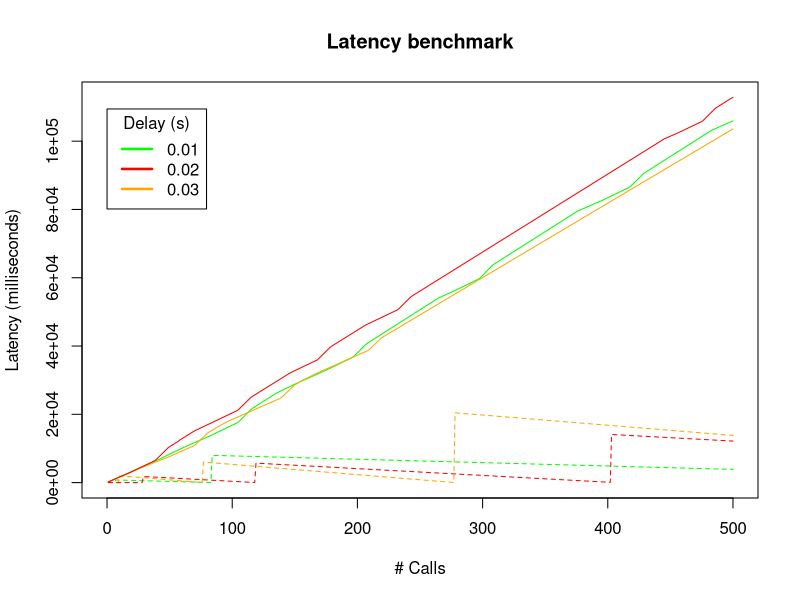

Source code (R):
pdf("plot_latency_benchmark.pdf")
plot(1, xlim=c(0L, 500L), ylim=c(0L, 112820L), type = "l", xlab = "# Calls", ylab = "Latency (milliseconds)", main = "Latency benchmark")
lines(1:500, c(186L, 347L, 509L, 670L, 830L, 995L, 1159L, 1321L, 1481L, 1642L, 
1803L, 1964L, 2127L, 2292L, 2457L, 2623L, 2789L, 2956L, 3120L, 
3285L, 3449L, 3614L, 3775L, 3935L, 4096L, 4257L, 4417L, 4579L, 
4741L, 4902L, 5067L, 5232L, 5393L, 5553L, 5715L, 5878L, 6039L, 
6199L, 6365L, 6543L, 6720L, 6897L, 7074L, 7257L, 7434L, 7612L, 
7790L, 7967L, 8145L, 8322L, 8502L, 8679L, 8856L, 9034L, 9211L, 
9389L, 9566L, 9743L, 9930L, 10107L, 10269L, 10429L, 10590L, 10750L, 
10911L, 11071L, 11232L, 11393L, 11553L, 11713L, 11874L, 12034L, 
12195L, 12356L, 12519L, 12679L, 12839L, 13000L, 13160L, 13321L, 
13481L, 13641L, 13801L, 13973L, 14151L, 14328L, 14505L, 14683L, 
14860L, 15038L, 15215L, 15393L, 15570L, 15747L, 15924L, 16102L, 
16279L, 16457L, 16634L, 16811L, 16989L, 17167L, 17344L, 17521L, 
17743L, 18106L, 18469L, 18832L, 19195L, 19558L, 19972L, 20335L, 
20698L, 21061L, 21424L, 21714L, 21947L, 22180L, 22413L, 22646L, 
22879L, 23112L, 23345L, 23578L, 23811L, 24044L, 24276L, 24509L, 
24742L, 24975L, 25208L, 25441L, 25674L, 25906L, 26139L, 26325L, 
26502L, 26681L, 26858L, 27036L, 27213L, 27391L, 27568L, 27746L, 
27924L, 28101L, 28278L, 28456L, 28634L, 28811L, 28988L, 29166L, 
29333L, 29498L, 29659L, 29820L, 29981L, 30141L, 30302L, 30463L, 
30624L, 30790L, 30955L, 31121L, 31286L, 31452L, 31618L, 31783L, 
31948L, 32113L, 32279L, 32444L, 32609L, 32776L, 32937L, 33113L, 
33291L, 33468L, 33646L, 33823L, 34001L, 34178L, 34356L, 34533L, 
34711L, 34888L, 35065L, 35243L, 35419L, 35597L, 35774L, 35952L, 
36130L, 36307L, 36485L, 36662L, 36930L, 37293L, 37656L, 38019L, 
38382L, 38745L, 39108L, 39471L, 39834L, 40197L, 40559L, 40834L, 
41068L, 41300L, 41533L, 41766L, 41999L, 42231L, 42464L, 42697L, 
42930L, 43162L, 43395L, 43628L, 43861L, 44093L, 44326L, 44559L, 
44792L, 45024L, 45258L, 45492L, 45725L, 45958L, 46191L, 46423L, 
46656L, 46888L, 47121L, 47353L, 47587L, 47819L, 48052L, 48285L, 
48518L, 48751L, 48984L, 49216L, 49449L, 49682L, 49915L, 50147L, 
50380L, 50613L, 50847L, 51079L, 51312L, 51545L, 51778L, 52011L, 
52244L, 52477L, 52710L, 52942L, 53175L, 53408L, 53641L, 53874L, 
54106L, 54286L, 54451L, 54616L, 54781L, 54943L, 55103L, 55264L, 
55426L, 55586L, 55747L, 55908L, 56079L, 56256L, 56434L, 56611L, 
56788L, 56965L, 57142L, 57320L, 57497L, 57674L, 57851L, 58028L, 
58206L, 58383L, 58567L, 58751L, 58935L, 59119L, 59303L, 59487L, 
59671L, 59949L, 60326L, 60701L, 61077L, 61453L, 61829L, 62204L, 
62580L, 62956L, 63332L, 63700L, 63943L, 64185L, 64418L, 64650L, 
64884L, 65116L, 65349L, 65582L, 65815L, 66048L, 66280L, 66513L, 
66747L, 66979L, 67212L, 67444L, 67677L, 67910L, 68143L, 68375L, 
68608L, 68841L, 69074L, 69307L, 69539L, 69772L, 70006L, 70238L, 
70470L, 70703L, 70936L, 71168L, 71401L, 71634L, 71867L, 72100L, 
72332L, 72566L, 72798L, 73031L, 73264L, 73496L, 73729L, 73962L, 
74195L, 74429L, 74662L, 74895L, 75128L, 75360L, 75593L, 75826L, 
76059L, 76292L, 76524L, 76757L, 76990L, 77222L, 77455L, 77688L, 
77921L, 78153L, 78386L, 78619L, 78852L, 79084L, 79318L, 79518L, 
79681L, 79842L, 80003L, 80164L, 80325L, 80486L, 80646L, 80807L, 
80970L, 81131L, 81293L, 81453L, 81614L, 81774L, 81934L, 82095L, 
82256L, 82415L, 82576L, 82736L, 82909L, 83086L, 83264L, 83441L, 
83618L, 83796L, 83974L, 84151L, 84329L, 84506L, 84683L, 84861L, 
85038L, 85215L, 85393L, 85570L, 85748L, 85925L, 86103L, 86280L, 
86457L, 86691L, 87054L, 87416L, 87780L, 88142L, 88505L, 88868L, 
89231L, 89594L, 89957L, 90321L, 90621L, 90854L, 91087L, 91319L, 
91551L, 91784L, 92017L, 92250L, 92482L, 92715L, 92948L, 93180L, 
93413L, 93646L, 93879L, 94112L, 94345L, 94577L, 94810L, 95043L, 
95276L, 95509L, 95742L, 95974L, 96207L, 96440L, 96673L, 96905L, 
97138L, 97371L, 97603L, 97836L, 98069L, 98302L, 98535L, 98768L, 
99000L, 99233L, 99466L, 99699L, 99932L, 100165L, 100397L, 100630L, 
100863L, 101095L, 101328L, 101561L, 101794L, 102026L, 102259L, 
102492L, 102724L, 102958L, 103191L, 103367L, 103527L, 103687L, 
103847L, 104007L, 104167L, 104327L, 104487L, 104647L, 104807L, 
104973L, 105138L, 105299L, 105460L, 105620L, 105781L, 105959L
), type = "l", col="green", pch=2, lty=1)
lines(1:500, c(53L, 44L, 33L, 24L, 14L, 5L, 767L, 758L, 749L, 740L, 730L, 
722L, 713L, 703L, 694L, 683L, 673L, 663L, 653L, 644L, 634L, 624L, 
614L, 604L, 595L, 585L, 575L, 564L, 555L, 545L, 535L, 525L, 515L, 
506L, 496L, 486L, 476L, 466L, 457L, 447L, 437L, 427L, 417L, 408L, 
398L, 388L, 377L, 367L, 358L, 348L, 338L, 327L, 317L, 308L, 298L, 
288L, 278L, 268L, 258L, 249L, 239L, 229L, 219L, 209L, 199L, 190L, 
180L, 170L, 160L, 149L, 140L, 130L, 120L, 110L, 100L, 91L, 81L, 
71L, 61L, 52L, 42L, 32L, 22L, 7982L, 7973L, 7963L, 7953L, 7943L, 
7933L, 7923L, 7913L, 7903L, 7893L, 7883L, 7874L, 7864L, 7854L, 
7844L, 7834L, 7825L, 7815L, 7805L, 7795L, 7786L, 7776L, 7766L, 
7755L, 7745L, 7736L, 7726L, 7716L, 7706L, 7696L, 7686L, 7677L, 
7667L, 7657L, 7647L, 7637L, 7628L, 7618L, 7608L, 7598L, 7587L, 
7578L, 7568L, 7558L, 7548L, 7538L, 7529L, 7519L, 7509L, 7499L, 
7490L, 7480L, 7470L, 7460L, 7450L, 7441L, 7431L, 7420L, 7410L, 
7400L, 7391L, 7381L, 7371L, 7361L, 7351L, 7341L, 7332L, 7322L, 
7312L, 7302L, 7292L, 7283L, 7273L, 7263L, 7253L, 7242L, 7232L, 
7223L, 7213L, 7203L, 7193L, 7183L, 7174L, 7164L, 7154L, 7144L, 
7134L, 7124L, 7115L, 7105L, 7095L, 7085L, 7074L, 7064L, 7055L, 
7045L, 7035L, 7025L, 7015L, 7005L, 6996L, 6986L, 6976L, 6966L, 
6956L, 6947L, 6937L, 6927L, 6917L, 6907L, 6896L, 6887L, 6877L, 
6867L, 6857L, 6847L, 6837L, 6828L, 6818L, 6808L, 6798L, 6788L, 
6778L, 6769L, 6759L, 6749L, 6739L, 6729L, 6720L, 6709L, 6699L, 
6689L, 6679L, 6669L, 6659L, 6650L, 6640L, 6630L, 6620L, 6610L, 
6600L, 6591L, 6581L, 6571L, 6561L, 6551L, 6541L, 6532L, 6522L, 
6511L, 6501L, 6491L, 6483L, 6473L, 6463L, 6453L, 6443L, 6433L, 
6423L, 6414L, 6404L, 6394L, 6384L, 6374L, 6364L, 6355L, 6345L, 
6335L, 6325L, 6315L, 6304L, 6295L, 6285L, 6275L, 6265L, 6255L, 
6245L, 6235L, 6226L, 6216L, 6206L, 6196L, 6184L, 6174L, 6165L, 
6155L, 6145L, 6135L, 6125L, 6115L, 6105L, 6096L, 6086L, 6076L, 
6066L, 6056L, 6046L, 6037L, 6027L, 6016L, 6006L, 5996L, 5986L, 
5976L, 5967L, 5957L, 5947L, 5937L, 5927L, 5917L, 5907L, 5898L, 
5888L, 5878L, 5868L, 5858L, 5848L, 5839L, 5829L, 5818L, 5808L, 
5798L, 5788L, 5779L, 5769L, 5759L, 5749L, 5739L, 5729L, 5719L, 
5710L, 5700L, 5690L, 5680L, 5670L, 5660L, 5650L, 5641L, 5630L, 
5620L, 5610L, 5600L, 5590L, 5580L, 5570L, 5561L, 5551L, 5541L, 
5531L, 5521L, 5511L, 5502L, 5492L, 5482L, 5472L, 5462L, 5452L, 
5442L, 5432L, 5422L, 5412L, 5402L, 5392L, 5382L, 5372L, 5362L, 
5353L, 5343L, 5333L, 5323L, 5313L, 5303L, 5293L, 5284L, 5274L, 
5263L, 5253L, 5243L, 5233L, 5223L, 5214L, 5204L, 5194L, 5184L, 
5174L, 5164L, 5154L, 5145L, 5135L, 5125L, 5116L, 5106L, 5096L, 
5086L, 5075L, 5065L, 5055L, 5046L, 5036L, 5026L, 5016L, 5006L, 
4996L, 4986L, 4977L, 4967L, 4957L, 4947L, 4937L, 4927L, 4917L, 
4907L, 4898L, 4888L, 4877L, 4867L, 4857L, 4847L, 4837L, 4827L, 
4818L, 4808L, 4798L, 4788L, 4778L, 4768L, 4758L, 4748L, 4739L, 
4729L, 4719L, 4709L, 4699L, 4689L, 4678L, 4668L, 4659L, 4649L, 
4639L, 4629L, 4619L, 4609L, 4599L, 4589L, 4580L, 4570L, 4560L, 
4550L, 4540L, 4530L, 4520L, 4510L, 4501L, 4491L, 4481L, 4470L, 
4460L, 4450L, 4440L, 4430L, 4421L, 4411L, 4401L, 4391L, 4380L, 
4370L, 4360L, 4350L, 4341L, 4331L, 4321L, 4311L, 4301L, 4291L, 
4280L, 4270L, 4261L, 4251L, 4241L, 4231L, 4221L, 4211L, 4201L, 
4191L, 4181L, 4172L, 4162L, 4152L, 4142L, 4132L, 4122L, 4112L, 
4102L, 4092L, 4082L, 4072L, 4062L, 4052L, 4042L, 4032L, 4022L, 
4012L, 4002L, 3993L, 3983L, 3973L, 3963L, 3953L, 3943L, 3933L, 
3923L, 3913L, 3904L, 3894L, 3883L, 3873L, 3863L), type = "l", col="green", pch=2, lty=2)
lines(1:500, c(192L, 337L, 482L, 626L, 769L, 928L, 1089L, 1250L, 1411L, 1572L, 
1733L, 1895L, 2056L, 2217L, 2378L, 2539L, 2701L, 2862L, 3023L, 
3184L, 3345L, 3506L, 3667L, 3828L, 3990L, 4151L, 4297L, 4442L, 
4591L, 4735L, 4879L, 5023L, 5167L, 5312L, 5456L, 5606L, 5749L, 
5894L, 6038L, 6181L, 6325L, 6474L, 6620L, 6763L, 6909L, 7053L, 
7196L, 7340L, 7486L, 7647L, 7808L, 7969L, 8130L, 8292L, 8453L, 
8614L, 8775L, 8936L, 9097L, 9258L, 9419L, 9581L, 9741L, 9903L, 
10064L, 10225L, 10386L, 10547L, 10709L, 10891L, 11240L, 11590L, 
11941L, 12304L, 12655L, 13006L, 13356L, 13707L, 14059L, 14409L, 
14691L, 14909L, 15126L, 15344L, 15563L, 15780L, 15998L, 16215L, 
16433L, 16650L, 16868L, 17065L, 17249L, 17435L, 17621L, 17807L, 
17992L, 18163L, 18325L, 18486L, 18647L, 18808L, 18969L, 19130L, 
19291L, 19452L, 19613L, 19776L, 19950L, 20111L, 20272L, 20434L, 
20595L, 20755L, 20917L, 21078L, 21240L, 21402L, 21563L, 21724L, 
21885L, 22046L, 22207L, 22368L, 22529L, 22701L, 22862L, 23023L, 
23184L, 23345L, 23506L, 23667L, 23828L, 23990L, 24151L, 24313L, 
24474L, 24635L, 24796L, 25144L, 25495L, 25846L, 26197L, 26547L, 
26898L, 27248L, 27599L, 27948L, 28299L, 28603L, 28823L, 29040L, 
29258L, 29476L, 29693L, 29911L, 30107L, 30293L, 30478L, 30664L, 
30849L, 31035L, 31221L, 31407L, 31592L, 31778L, 31963L, 32126L, 
32287L, 32448L, 32609L, 32772L, 32932L, 33095L, 33256L, 33418L, 
33579L, 33740L, 33901L, 34062L, 34223L, 34385L, 34546L, 34707L, 
34868L, 35029L, 35200L, 35361L, 35522L, 35683L, 35844L, 36006L, 
36167L, 36328L, 36489L, 36650L, 36811L, 36979L, 37140L, 37308L, 
37469L, 37629L, 37790L, 37951L, 38112L, 38273L, 38435L, 38596L, 
38800L, 39150L, 39501L, 39851L, 40203L, 40554L, 40905L, 41255L, 
41607L, 41958L, 42309L, 42575L, 42793L, 43011L, 43229L, 43447L, 
43664L, 43882L, 44099L, 44317L, 44535L, 44752L, 44970L, 45188L, 
45406L, 45623L, 45842L, 46077L, 46294L, 46513L, 46731L, 46949L, 
47166L, 47383L, 47601L, 47818L, 48036L, 48253L, 48471L, 48689L, 
48907L, 49124L, 49341L, 49559L, 49777L, 49994L, 50212L, 50431L, 
50649L, 50866L, 51101L, 51319L, 51536L, 51753L, 51974L, 52191L, 
52409L, 52626L, 52844L, 53061L, 53279L, 53497L, 53714L, 53932L, 
54150L, 54367L, 54585L, 54802L, 55020L, 55237L, 55455L, 55672L, 
55890L, 56107L, 56326L, 56543L, 56761L, 56978L, 57204L, 57421L, 
57651L, 57869L, 58086L, 58304L, 58522L, 58739L, 58957L, 59175L, 
59392L, 59610L, 59828L, 60045L, 60262L, 60480L, 60698L, 60916L, 
61133L, 61351L, 61569L, 61786L, 62004L, 62221L, 62438L, 62655L, 
62873L, 63090L, 63307L, 63524L, 63742L, 63959L, 64177L, 64407L, 
64624L, 64842L, 65060L, 65278L, 65496L, 65714L, 65931L, 66149L, 
66367L, 66584L, 66802L, 67019L, 67237L, 67454L, 67671L, 67889L, 
68107L, 68325L, 68542L, 68759L, 68977L, 69195L, 69412L, 69630L, 
69848L, 70065L, 70283L, 70500L, 70718L, 70935L, 71153L, 71371L, 
71588L, 71806L, 72023L, 72242L, 72460L, 72677L, 72895L, 73121L, 
73339L, 73557L, 73775L, 73994L, 74211L, 74428L, 74645L, 74863L, 
75080L, 75297L, 75514L, 75732L, 75949L, 76167L, 76384L, 76602L, 
76822L, 77040L, 77270L, 77487L, 77704L, 77921L, 78140L, 78358L, 
78575L, 78792L, 79009L, 79225L, 79442L, 79659L, 79876L, 80093L, 
80310L, 80529L, 80747L, 80965L, 81183L, 81401L, 81618L, 81835L, 
82053L, 82270L, 82488L, 82716L, 82933L, 83152L, 83369L, 83586L, 
83803L, 84020L, 84237L, 84454L, 84671L, 84888L, 85105L, 85323L, 
85547L, 85765L, 85982L, 86200L, 86417L, 86634L, 86851L, 87070L, 
87287L, 87504L, 87720L, 87937L, 88154L, 88372L, 88588L, 88806L, 
89023L, 89240L, 89459L, 89677L, 89894L, 90112L, 90329L, 90546L, 
90764L, 90981L, 91202L, 91420L, 91637L, 91854L, 92071L, 92289L, 
92506L, 92723L, 92940L, 93158L, 93376L, 93593L, 93810L, 94027L, 
94244L, 94461L, 94678L, 94895L, 95113L, 95331L, 95548L, 95766L, 
95983L, 96201L, 96418L, 96644L, 96860L, 97078L, 97295L, 97512L, 
97730L, 97947L, 98164L, 98380L, 98597L, 98815L, 99033L, 99249L, 
99467L, 99684L, 99901L, 100120L, 100337L, 100554L, 100772L, 100989L, 
101207L, 101426L, 101643L, 101860L, 102077L, 102294L, 102511L, 
102728L, 102945L, 103162L, 103379L, 103596L), type = "l", col="orange", pch=3, lty=1)
lines(1:500, c(7L, 0L, 0L, 0L, 0L, 0L, 0L, 0L, 0L, 1988L, 1958L, 1928L, 1899L, 
1870L, 1840L, 1811L, 1781L, 1751L, 1721L, 1692L, 1662L, 1632L, 
1602L, 1572L, 1542L, 1512L, 1482L, 1452L, 1422L, 1393L, 1362L, 
1332L, 1302L, 1272L, 1242L, 1212L, 1182L, 1152L, 1122L, 1092L, 
1062L, 1032L, 1002L, 972L, 943L, 913L, 883L, 853L, 823L, 793L, 
762L, 732L, 702L, 672L, 642L, 612L, 582L, 552L, 522L, 493L, 463L, 
433L, 403L, 373L, 343L, 313L, 283L, 252L, 222L, 192L, 162L, 132L, 
103L, 73L, 43L, 13L, 6017L, 5987L, 5958L, 5928L, 5898L, 5868L, 
5838L, 5808L, 5778L, 5748L, 5717L, 5687L, 5657L, 5627L, 5597L, 
5567L, 5538L, 5508L, 5478L, 5448L, 5418L, 5388L, 5358L, 5328L, 
5298L, 5268L, 5238L, 5208L, 5177L, 5147L, 5117L, 5087L, 5058L, 
5028L, 4998L, 4968L, 4938L, 4908L, 4878L, 4848L, 4818L, 4788L, 
4758L, 4728L, 4698L, 4667L, 4637L, 4608L, 4578L, 4548L, 4518L, 
4488L, 4458L, 4428L, 4398L, 4368L, 4337L, 4307L, 4277L, 4247L, 
4217L, 4186L, 4156L, 4126L, 4097L, 4067L, 4037L, 4007L, 3977L, 
3947L, 3917L, 3887L, 3857L, 3827L, 3797L, 3767L, 3737L, 3707L, 
3677L, 3646L, 3617L, 3587L, 3557L, 3527L, 3497L, 3467L, 3437L, 
3407L, 3377L, 3347L, 3317L, 3287L, 3257L, 3227L, 3197L, 3167L, 
3138L, 3108L, 3077L, 3047L, 3017L, 2987L, 2957L, 2927L, 2897L, 
2867L, 2837L, 2807L, 2777L, 2747L, 2717L, 2687L, 2658L, 2628L, 
2598L, 2568L, 2537L, 2507L, 2477L, 2447L, 2417L, 2387L, 2357L, 
2327L, 2297L, 2267L, 2237L, 2207L, 2177L, 2148L, 2118L, 2088L, 
2058L, 2028L, 1998L, 1968L, 1937L, 1907L, 1877L, 1847L, 1817L, 
1787L, 1757L, 1727L, 1697L, 1668L, 1638L, 1608L, 1578L, 1548L, 
1518L, 1488L, 1458L, 1428L, 1398L, 1368L, 1338L, 1308L, 1278L, 
1248L, 1218L, 1188L, 1158L, 1128L, 1098L, 1068L, 1038L, 1008L, 
979L, 949L, 919L, 889L, 859L, 829L, 799L, 768L, 738L, 708L, 678L, 
648L, 618L, 588L, 558L, 528L, 499L, 469L, 439L, 409L, 379L, 349L, 
319L, 289L, 259L, 229L, 199L, 169L, 139L, 108L, 78L, 48L, 19L, 
20447L, 20417L, 20387L, 20357L, 20328L, 20298L, 20268L, 20238L, 
20208L, 20179L, 20149L, 20119L, 20089L, 20059L, 20029L, 19999L, 
19969L, 19939L, 19909L, 19880L, 19850L, 19820L, 19790L, 19760L, 
19731L, 19701L, 19671L, 19641L, 19611L, 19581L, 19552L, 19522L, 
19492L, 19462L, 19432L, 19403L, 19373L, 19342L, 19312L, 19282L, 
19253L, 19223L, 19193L, 19163L, 19133L, 19104L, 19074L, 19044L, 
19014L, 18984L, 18954L, 18925L, 18895L, 18865L, 18835L, 18805L, 
18776L, 18746L, 18714L, 18684L, 18654L, 18625L, 18595L, 18565L, 
18535L, 18505L, 18475L, 18446L, 18416L, 18386L, 18356L, 18325L, 
18296L, 18266L, 18236L, 18206L, 18176L, 18146L, 18117L, 18087L, 
18057L, 18027L, 17997L, 17968L, 17938L, 17908L, 17878L, 17848L, 
17818L, 17788L, 17758L, 17728L, 17698L, 17668L, 17638L, 17609L, 
17579L, 17549L, 17519L, 17489L, 17459L, 17430L, 17400L, 17370L, 
17340L, 17310L, 17280L, 17251L, 17221L, 17191L, 17161L, 17131L, 
17100L, 17071L, 17041L, 17011L, 16981L, 16951L, 16921L, 16892L, 
16862L, 16832L, 16802L, 16772L, 16742L, 16713L, 16683L, 16653L, 
16623L, 16593L, 16563L, 16534L, 16504L, 16473L, 16443L, 16413L, 
16383L, 16353L, 16324L, 16294L, 16264L, 16234L, 16204L, 16174L, 
16145L, 16115L, 16085L, 16055L, 16025L, 15995L, 15966L, 15936L, 
15906L, 15876L, 15846L, 15816L, 15787L, 15757L, 15727L, 15697L, 
15667L, 15637L, 15607L, 15577L, 15547L, 15517L, 15487L, 15457L, 
15427L, 15397L, 15368L, 15338L, 15308L, 15278L, 15248L, 15218L, 
15189L, 15159L, 15129L, 15099L, 15069L, 15039L, 15009L, 14980L, 
14949L, 14919L, 14889L, 14859L, 14829L, 14799L, 14770L, 14740L, 
14710L, 14680L, 14650L, 14620L, 14590L, 14561L, 14531L, 14501L, 
14471L, 14441L, 14411L, 14381L, 14352L, 14322L, 14292L, 14261L, 
14231L, 14201L, 14172L, 14142L, 14112L, 14082L, 14052L, 14022L, 
13992L, 13962L, 13933L, 13903L, 13873L, 13843L, 13813L), type = "l", col="orange", pch=3, lty=2)
lines(1:500, c(202L, 364L, 527L, 688L, 845L, 1003L, 1161L, 1318L, 1478L, 1635L, 
1792L, 1954L, 2111L, 2269L, 2426L, 2586L, 2747L, 2907L, 3081L, 
3256L, 3430L, 3604L, 3779L, 3953L, 4127L, 4301L, 4475L, 4649L, 
4823L, 4997L, 5169L, 5342L, 5517L, 5693L, 5867L, 6042L, 6216L, 
6390L, 6652L, 7014L, 7376L, 7738L, 8100L, 8461L, 8823L, 9185L, 
9547L, 9909L, 10270L, 10516L, 10744L, 10973L, 11201L, 11429L, 
11657L, 11886L, 12114L, 12439L, 12668L, 12896L, 13124L, 13353L, 
13581L, 13809L, 14038L, 14266L, 14495L, 14723L, 14950L, 15166L, 
15345L, 15518L, 15692L, 15866L, 16040L, 16214L, 16387L, 16562L, 
16736L, 16910L, 17085L, 17259L, 17433L, 17607L, 17781L, 17956L, 
18130L, 18305L, 18480L, 18655L, 18831L, 19005L, 19179L, 19354L, 
19528L, 19703L, 19878L, 20051L, 20226L, 20400L, 20575L, 20749L, 
20923L, 21097L, 21368L, 21729L, 22091L, 22453L, 22814L, 23176L, 
23537L, 23899L, 24260L, 24622L, 24982L, 25219L, 25448L, 25676L, 
25904L, 26133L, 26362L, 26590L, 26818L, 27047L, 27275L, 27503L, 
27732L, 27960L, 28189L, 28417L, 28645L, 28873L, 29102L, 29330L, 
29559L, 29787L, 30015L, 30244L, 30472L, 30701L, 30929L, 31158L, 
31385L, 31614L, 31842L, 32060L, 32264L, 32438L, 32613L, 32788L, 
32962L, 33138L, 33312L, 33487L, 33662L, 33837L, 34011L, 34186L, 
34360L, 34534L, 34708L, 34882L, 35057L, 35231L, 35405L, 35579L, 
35754L, 35936L, 36298L, 36660L, 37022L, 37383L, 37745L, 38106L, 
38467L, 38829L, 39190L, 39552L, 39855L, 40083L, 40312L, 40540L, 
40769L, 40997L, 41225L, 41454L, 41682L, 41910L, 42139L, 42367L, 
42594L, 42823L, 43051L, 43280L, 43508L, 43736L, 43964L, 44193L, 
44422L, 44650L, 44878L, 45107L, 45335L, 45563L, 45792L, 46020L, 
46222L, 46406L, 46580L, 46755L, 46928L, 47103L, 47277L, 47451L, 
47625L, 47799L, 47974L, 48149L, 48324L, 48499L, 48673L, 48848L, 
49022L, 49196L, 49370L, 49544L, 49719L, 49894L, 50068L, 50242L, 
50415L, 50590L, 50885L, 51247L, 51609L, 51970L, 52332L, 52714L, 
53075L, 53436L, 53797L, 54157L, 54504L, 54733L, 54962L, 55190L, 
55419L, 55648L, 55876L, 56104L, 56333L, 56562L, 56790L, 57019L, 
57247L, 57476L, 57704L, 57933L, 58161L, 58390L, 58618L, 58847L, 
59075L, 59304L, 59532L, 59760L, 59989L, 60217L, 60446L, 60674L, 
60903L, 61131L, 61360L, 61588L, 61816L, 62045L, 62273L, 62501L, 
62730L, 62959L, 63187L, 63416L, 63644L, 63872L, 64101L, 64329L, 
64558L, 64786L, 65015L, 65243L, 65471L, 65699L, 65928L, 66155L, 
66384L, 66612L, 66840L, 67069L, 67297L, 67526L, 67755L, 67983L, 
68212L, 68440L, 68668L, 68897L, 69126L, 69355L, 69582L, 69811L, 
70039L, 70267L, 70496L, 70724L, 70952L, 71181L, 71409L, 71637L, 
71865L, 72094L, 72323L, 72552L, 72780L, 73008L, 73236L, 73464L, 
73693L, 73921L, 74150L, 74378L, 74606L, 74834L, 75063L, 75291L, 
75520L, 75748L, 75976L, 76204L, 76432L, 76661L, 76890L, 77118L, 
77346L, 77575L, 77803L, 78031L, 78260L, 78488L, 78717L, 78945L, 
79174L, 79402L, 79631L, 79859L, 80087L, 80316L, 80543L, 80771L, 
80999L, 81228L, 81458L, 81686L, 81914L, 82142L, 82371L, 82599L, 
82828L, 83056L, 83284L, 83513L, 83741L, 83969L, 84198L, 84426L, 
84654L, 84883L, 85111L, 85340L, 85568L, 85796L, 86025L, 86253L, 
86481L, 86709L, 86938L, 87166L, 87395L, 87624L, 87852L, 88081L, 
88309L, 88538L, 88766L, 88995L, 89223L, 89452L, 89680L, 89909L, 
90137L, 90366L, 90595L, 90823L, 91051L, 91280L, 91508L, 91737L, 
91965L, 92193L, 92421L, 92649L, 92878L, 93106L, 93335L, 93563L, 
93791L, 94020L, 94248L, 94476L, 94705L, 94933L, 95162L, 95391L, 
95620L, 95848L, 96076L, 96305L, 96533L, 96762L, 96990L, 97218L, 
97447L, 97675L, 97903L, 98132L, 98360L, 98588L, 98817L, 99045L, 
99273L, 99502L, 99731L, 99959L, 100187L, 100461L, 100661L, 100825L, 
100982L, 101138L, 101300L, 101459L, 101617L, 101774L, 101931L, 
102090L, 102248L, 102423L, 102597L, 102770L, 102945L, 103120L, 
103294L, 103468L, 103643L, 103817L, 103991L, 104165L, 104340L, 
104513L, 104687L, 104861L, 105035L, 105209L, 105383L, 105557L, 
105732L, 105991L, 106357L, 106723L, 107089L, 107455L, 107821L, 
108187L, 108553L, 108919L, 109285L, 109647L, 109884L, 110115L, 
110346L, 110578L, 110809L, 111041L, 111272L, 111502L, 111734L, 
111965L, 112194L, 112419L, 112622L, 112820L), type = "l", col="red", pch=0, lty=1)
lines(1:500, c(20L, 1L, 0L, 0L, 0L, 0L, 0L, 0L, 0L, 0L, 0L, 0L, 1L, 1L, 1L, 
1L, 0L, 0L, 0L, 0L, 0L, 0L, 0L, 0L, 0L, 0L, 0L, 0L, 1794L, 1774L, 
1754L, 1734L, 1714L, 1695L, 1675L, 1655L, 1635L, 1615L, 1595L, 
1576L, 1556L, 1536L, 1516L, 1496L, 1476L, 1456L, 1436L, 1416L, 
1396L, 1376L, 1355L, 1336L, 1316L, 1296L, 1276L, 1256L, 1236L, 
1216L, 1196L, 1176L, 1156L, 1136L, 1116L, 1096L, 1076L, 1056L, 
1035L, 1016L, 996L, 976L, 956L, 936L, 916L, 896L, 876L, 856L, 
836L, 816L, 796L, 776L, 756L, 735L, 716L, 696L, 676L, 656L, 636L, 
616L, 596L, 576L, 556L, 536L, 516L, 496L, 476L, 456L, 435L, 416L, 
396L, 376L, 356L, 336L, 316L, 296L, 276L, 256L, 236L, 217L, 197L, 
177L, 157L, 137L, 117L, 97L, 76L, 56L, 36L, 16L, 5696L, 5676L, 
5657L, 5637L, 5617L, 5597L, 5577L, 5557L, 5537L, 5518L, 5498L, 
5478L, 5459L, 5439L, 5418L, 5398L, 5379L, 5359L, 5339L, 5319L, 
5300L, 5280L, 5260L, 5241L, 5221L, 5201L, 5181L, 5162L, 5142L, 
5122L, 5102L, 5083L, 5062L, 5042L, 5023L, 5003L, 4983L, 4963L, 
4944L, 4924L, 4904L, 4884L, 4865L, 4845L, 4825L, 4806L, 4786L, 
4766L, 4746L, 4726L, 4706L, 4686L, 4666L, 4647L, 4627L, 4607L, 
4587L, 4567L, 4548L, 4528L, 4508L, 4488L, 4468L, 4448L, 4429L, 
4409L, 4389L, 4366L, 4346L, 4327L, 4307L, 4287L, 4267L, 4247L, 
4228L, 4208L, 4188L, 4168L, 4148L, 4129L, 4109L, 4089L, 4069L, 
4049L, 4030L, 4009L, 3989L, 3969L, 3949L, 3929L, 3910L, 3890L, 
3870L, 3850L, 3830L, 3811L, 3791L, 3771L, 3751L, 3731L, 3712L, 
3692L, 3672L, 3652L, 3632L, 3612L, 3592L, 3572L, 3552L, 3532L, 
3512L, 3493L, 3473L, 3453L, 3433L, 3413L, 3394L, 3374L, 3354L, 
3334L, 3314L, 3294L, 3275L, 3255L, 3234L, 3214L, 3194L, 3174L, 
3154L, 3135L, 3115L, 3095L, 3075L, 3055L, 3035L, 3016L, 2996L, 
2976L, 2956L, 2936L, 2916L, 2896L, 2877L, 2857L, 2836L, 2816L, 
2796L, 2776L, 2757L, 2737L, 2717L, 2697L, 2677L, 2657L, 2638L, 
2618L, 2598L, 2578L, 2558L, 2538L, 2518L, 2499L, 2479L, 2459L, 
2439L, 2418L, 2398L, 2379L, 2359L, 2339L, 2319L, 2299L, 2279L, 
2260L, 2240L, 2220L, 2200L, 2180L, 2160L, 2140L, 2121L, 2101L, 
2081L, 2061L, 2041L, 2020L, 2001L, 1981L, 1961L, 1941L, 1921L, 
1901L, 1882L, 1862L, 1842L, 1822L, 1802L, 1782L, 1762L, 1743L, 
1723L, 1703L, 1683L, 1663L, 1642L, 1622L, 1603L, 1583L, 1563L, 
1543L, 1523L, 1503L, 1483L, 1464L, 1444L, 1424L, 1404L, 1384L, 
1364L, 1345L, 1325L, 1305L, 1285L, 1264L, 1244L, 1224L, 1205L, 
1185L, 1165L, 1145L, 1125L, 1105L, 1085L, 1066L, 1046L, 1026L, 
1006L, 986L, 966L, 946L, 927L, 907L, 887L, 866L, 846L, 826L, 
806L, 789L, 770L, 750L, 730L, 710L, 690L, 670L, 651L, 631L, 611L, 
591L, 571L, 551L, 531L, 510L, 490L, 470L, 450L, 430L, 410L, 390L, 
371L, 351L, 331L, 311L, 290L, 270L, 250L, 230L, 211L, 191L, 171L, 
151L, 131L, 111L, 91L, 72L, 14087L, 14067L, 14048L, 14028L, 14008L, 
13988L, 13969L, 13948L, 13928L, 13908L, 13888L, 13868L, 13849L, 
13829L, 13809L, 13789L, 13769L, 13750L, 13730L, 13710L, 13690L, 
13670L, 13651L, 13631L, 13611L, 13591L, 13571L, 13552L, 13531L, 
13511L, 13491L, 13471L, 13451L, 13432L, 13412L, 13392L, 13372L, 
13352L, 13333L, 13313L, 13293L, 13273L, 13253L, 13234L, 13214L, 
13194L, 13174L, 13154L, 13135L, 13115L, 13094L, 13074L, 13054L, 
13034L, 13015L, 12995L, 12975L, 12955L, 12935L, 12916L, 12896L, 
12876L, 12856L, 12836L, 12816L, 12797L, 12777L, 12757L, 12736L, 
12716L, 12696L, 12677L, 12657L, 12637L, 12617L, 12597L, 12577L, 
12558L, 12538L, 12518L, 12498L, 12478L, 12458L, 12439L, 12419L, 
12399L, 12379L, 12359L, 12339L, 12320L, 12299L, 12279L, 12259L, 
12239L, 12219L, 12200L, 12180L, 12160L), type = "l", col="red", pch=0, lty=2)
legend(x=0, y=109435, c(0.01, 0.02, 0.03), lty=c(1L, 1L, 1L, 1L, 1L), lwd=c(2.5, 2.5, 2.5, 2.5, 2.5), col=c("green", "red", "orange"), title="Delay (s)")
dev.off()
